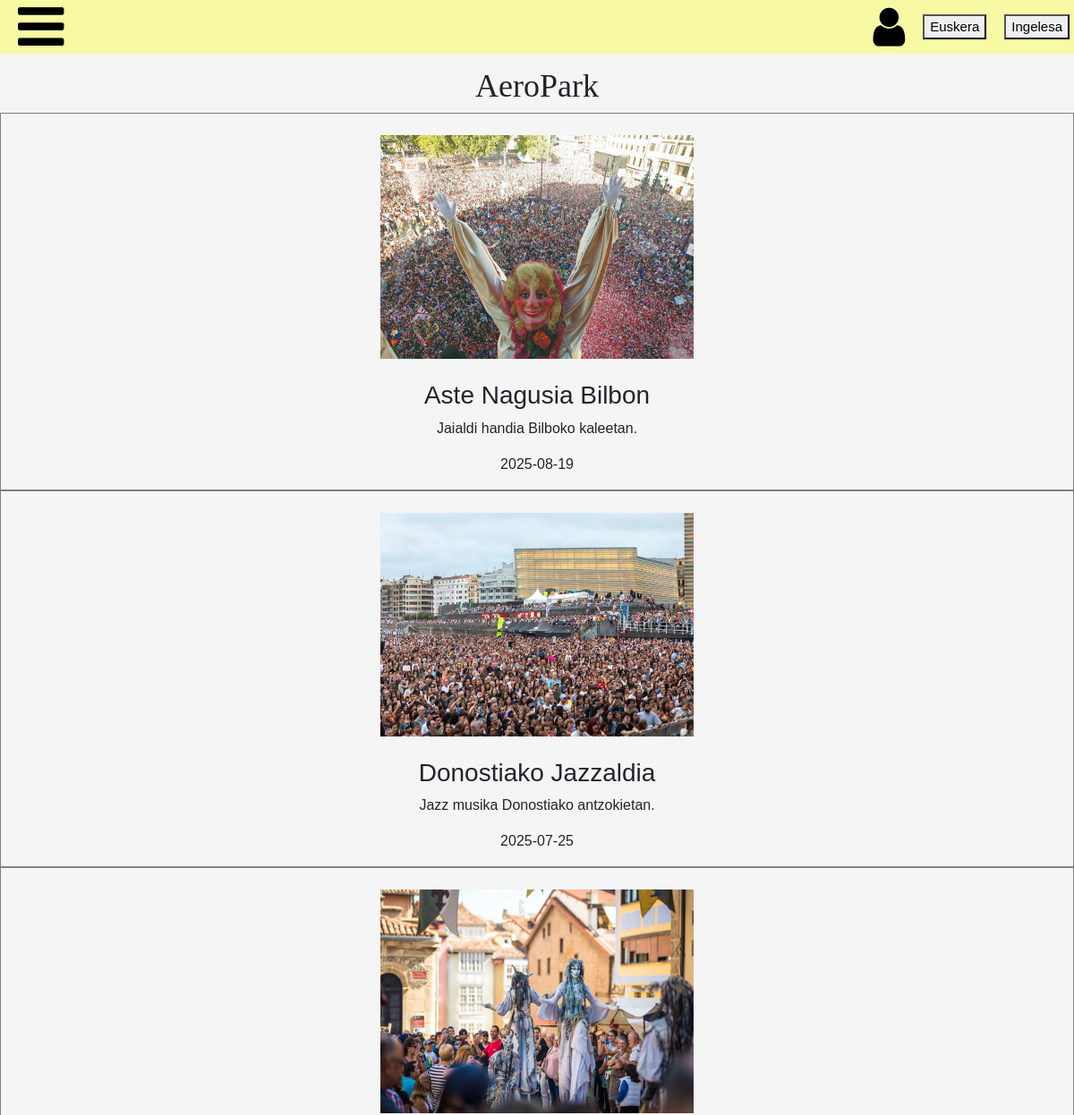
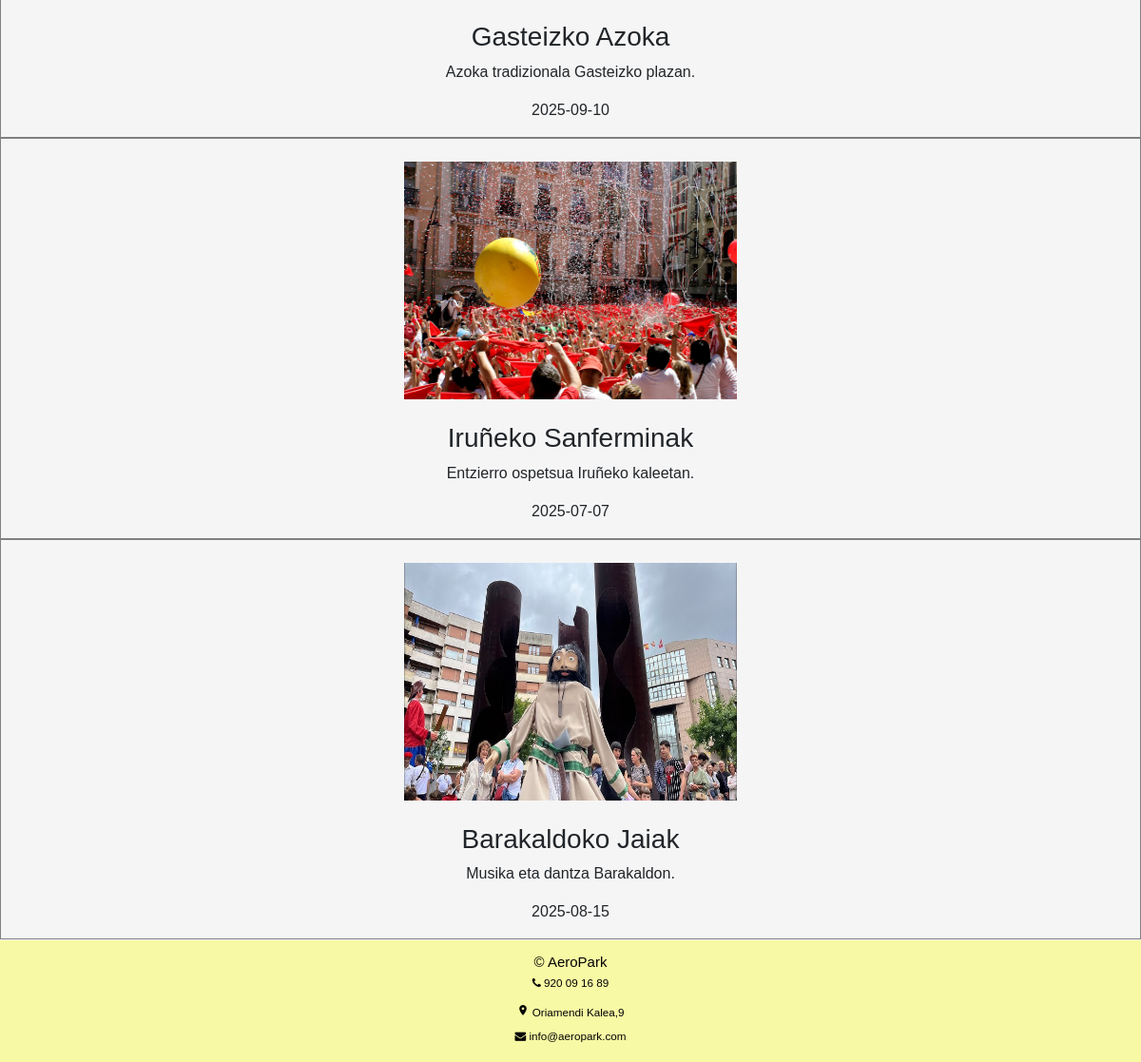
/web/ekintzak/ekintzak.php, run on the app's committed database (2 pictures, top to bottom).
### tables this page shows
CREATE TABLE `ekintza` (
  `idEkintza` int NOT NULL AUTO_INCREMENT,
  `izenburua` varchar(100) NOT NULL,
  `informazioa` longtext NOT NULL,
  `data` date NOT NULL,
  `irudia` varchar(100) DEFAULT NULL,
  `Herria_idHerria` int NOT NULL,
  PRIMARY KEY (`idEkintza`),
  KEY `fk_Ekintza_Herria1_idx` (`Herria_idHerria`),
  CONSTRAINT `fk_Ekintza_Herria1` FOREIGN KEY (`Herria_idHerria`) REFERENCES `herria` (`idHerria`)
);

### web/ekintzak/ekintzak.php (the view, shortened to what this page needs)
<?php
require_once("../header/header.php");
$conn = konexioaSortu();
require_once("../konfigurazioa/layoutTop.php");
$sql = "SELECT izenburua, informazioa, data, irudia FROM ekintza";
$result = $conn->query($sql);
    ?>
<html>
<head>
    <?php
    require_once "../head.php";
    ?>
</head>
<body>
    <div class="content-osoa">
        <h1 id="enpresaIzena">AeroPark</h1>
        <div id="ekintzak">
            <?php
            if ($result->num_rows > 0) {
                while ($row = $result->fetch_assoc()) {
                    $ekintzenIzenburu = $row["izenburua"];
                    $ekintzenIrudi = "../CSS+Irudiak/EkintzaIrudiak/" . $row["irudia"];
                    echo "<div class='ekintzek'>";
                    echo "<br>";
                    echo "<img src='" . $ekintzenIrudi . "' id='ekintzenIrudiak' height='150px' width='220px' alt='" . htmlspecialchars($ekintzenIzenburu) . "'>";
                    echo "<br><br>";
                    echo "<h3>" . htmlspecialchars($row["izenburua"]) . "</h3>";
                    echo "<p>" . htmlspecialchars($row["informazioa"]) . "</p>";
                    echo "<p>" . htmlspecialchars($row["data"]) . "</p>";
                    echo "</div>";
                }
            } else {
                echo "<p>Ez daude ekintzarik.</p>";
            }
            ?>
        </div>
    </div>
    <?php
    require_once "../footer.php";
    ?>
</body>
</html>

### web/header/header.css (style rules this page uses)
body { top: 0px !important; position: relative !important; }

### web/CSS+Irudiak/css.css (style rules this page uses)
body { font-family: Arial, Helvetica, sans-serif; margin: 0; display: grid; grid-template-rows: auto 1fr auto; min-height: 100vh; background-color: rgb(231, 228, 228); background-color: var(--mainColor); top: 0px !important; padding: 0; }
#enpresaIzena { text-align: center; font-family: Georgia, 'Times New Roman', Times, serif; font-size: 36px; margin-top: 15px; }
.content-osoa { transform: translateY(0) !important; transition: none !important; }
#ekintzak { text-align: center; }
.ekintzek { border: 1px solid grey; }
@media screen and (min-width: 480px) { #ekintzenIrudiak { width: 350px; height: 250px; } }

### data on the page
ekintza: irudia (picture), izenburua "Aste Nagusia Bilbon", informazioa "Jaialdi handia Bilboko kaleetan.", data "2025-08-19"
ekintza: irudia (picture), izenburua "Donostiako Jazzaldia", informazioa "Jazz musika Donostiako antzokietan.", data "2025-07-25"
ekintza: irudia (picture), izenburua "Gasteizko Azoka", informazioa "Azoka tradizionala Gasteizko plazan.", data "2025-09-10"
ekintza: irudia (picture), izenburua "Iruñeko Sanferminak", informazioa "Entzierro ospetsua Iruñeko kaleetan.", data "2025-07-07"
ekintza: irudia (picture), izenburua "Barakaldoko Jaiak", informazioa "Musika eta dantza Barakaldon.", data "2025-08-15"
